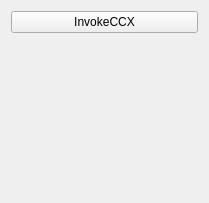
<?xml version="1.0" encoding="UTF-8"?>
<ui version="4.0">
 <class>MainWindow</class>
 <widget class="QMainWindow" name="MainWindow">
  <property name="geometry">
   <rect>
    <x>0</x>
    <y>0</y>
    <width>209</width>
    <height>203</height>
   </rect>
  </property>
  <property name="windowTitle">
   <string>MainWindow</string>
  </property>
  <widget class="QWidget" name="centralWidget">
   <layout class="QVBoxLayout" name="verticalLayout">
    <item>
     <widget class="QPushButton" name="triggerActivityBtn">
      <property name="text">
       <string>InvokeCCX</string>
      </property>
     </widget>
    </item>
    <item>
     <widget class="QLabel" name="uriLabel">
      <property name="text">
       <string>&lt;no uri&gt;</string>
      </property>
     </widget>
    </item>
   </layout>
  </widget>
 </widget>
 <layoutdefault spacing="6" margin="11"/>
 <resources/>
 <connections/>
</ui>
